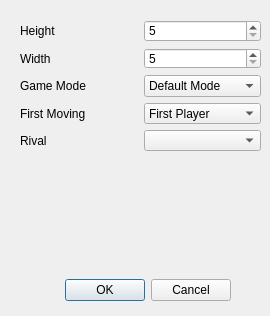
<?xml version="1.0" encoding="UTF-8"?>
<ui version="4.0">
 <class>NewGameDialog</class>
 <widget class="QDialog" name="NewGameDialog">
  <property name="geometry">
   <rect>
    <x>0</x>
    <y>0</y>
    <width>270</width>
    <height>316</height>
   </rect>
  </property>
  <property name="windowTitle">
   <string>New Game</string>
  </property>
  <widget class="QDialogButtonBox" name="buttonBox">
   <property name="geometry">
    <rect>
     <x>10</x>
     <y>270</y>
     <width>221</width>
     <height>41</height>
    </rect>
   </property>
   <property name="orientation">
    <enum>Qt::Horizontal</enum>
   </property>
   <property name="standardButtons">
    <set>QDialogButtonBox::Cancel|QDialogButtonBox::Ok</set>
   </property>
  </widget>
  <widget class="QWidget" name="gridLayoutWidget">
   <property name="geometry">
    <rect>
     <x>20</x>
     <y>20</y>
     <width>241</width>
     <height>131</height>
    </rect>
   </property>
   <layout class="QGridLayout" name="gridLayout">
    <item row="3" column="1">
     <widget class="QComboBox" name="FirstMoving">
      <item>
       <property name="text">
        <string>First Player</string>
       </property>
      </item>
      <item>
       <property name="text">
        <string>Second Player</string>
       </property>
      </item>
     </widget>
    </item>
    <item row="1" column="1">
     <widget class="QSpinBox" name="WidthSpinBox">
      <property name="minimum">
       <number>5</number>
      </property>
     </widget>
    </item>
    <item row="0" column="1">
     <widget class="QSpinBox" name="HeightSpinBox">
      <property name="minimum">
       <number>5</number>
      </property>
     </widget>
    </item>
    <item row="0" column="0">
     <widget class="QLabel" name="label">
      <property name="text">
       <string>Height</string>
      </property>
     </widget>
    </item>
    <item row="2" column="1">
     <widget class="QComboBox" name="GameMode">
      <item>
       <property name="text">
        <string>Default Mode</string>
       </property>
      </item>
      <item>
       <property name="text">
        <string>Extra Turn</string>
       </property>
      </item>
     </widget>
    </item>
    <item row="2" column="0">
     <widget class="QLabel" name="label_3">
      <property name="text">
       <string>Game Mode</string>
      </property>
     </widget>
    </item>
    <item row="1" column="0">
     <widget class="QLabel" name="label_2">
      <property name="text">
       <string>Width</string>
      </property>
     </widget>
    </item>
    <item row="3" column="0">
     <widget class="QLabel" name="label_4">
      <property name="text">
       <string>First Moving</string>
      </property>
     </widget>
    </item>
    <item row="4" column="0">
     <widget class="QLabel" name="label_5">
      <property name="text">
       <string>Rival</string>
      </property>
     </widget>
    </item>
    <item row="4" column="1">
     <widget class="QComboBox" name="Rival"/>
    </item>
   </layout>
  </widget>
 </widget>
 <resources/>
 <connections>
  <connection>
   <sender>buttonBox</sender>
   <signal>accepted()</signal>
   <receiver>NewGameDialog</receiver>
   <slot>accept()</slot>
   <hints>
    <hint type="sourcelabel">
     <x>248</x>
     <y>254</y>
    </hint>
    <hint type="destinationlabel">
     <x>157</x>
     <y>274</y>
    </hint>
   </hints>
  </connection>
  <connection>
   <sender>buttonBox</sender>
   <signal>rejected()</signal>
   <receiver>NewGameDialog</receiver>
   <slot>reject()</slot>
   <hints>
    <hint type="sourcelabel">
     <x>316</x>
     <y>260</y>
    </hint>
    <hint type="destinationlabel">
     <x>286</x>
     <y>274</y>
    </hint>
   </hints>
  </connection>
 </connections>
</ui>
